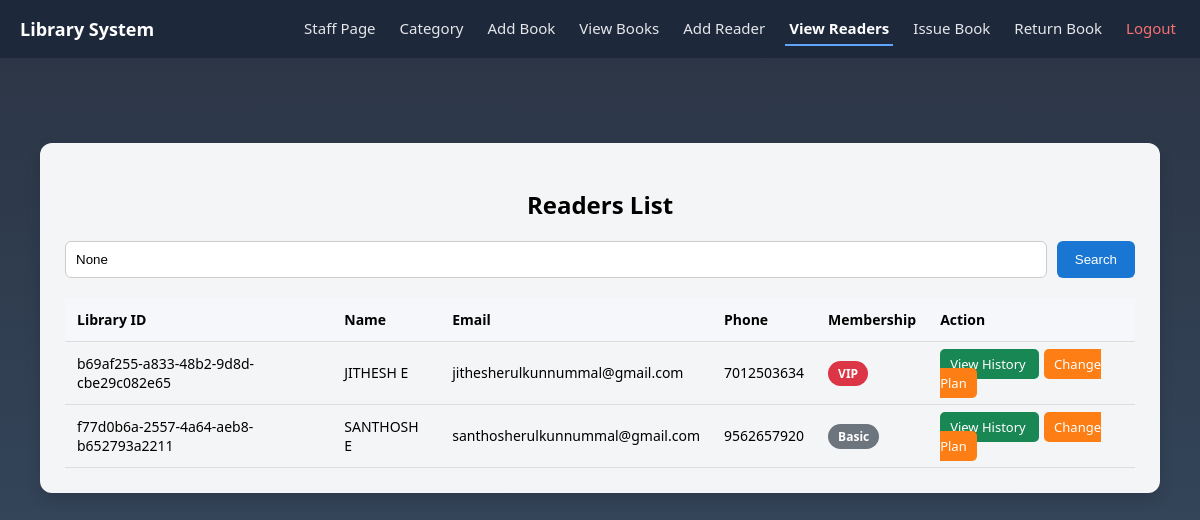
Page /view_reader/ (signed in) on the committed database.
### library_app/models.py (models this page shows, shortened)
class Reader(models.Model):
    MEMBERSHIP_CHOICES = [
        ('BASIC', 'Basic'),
        ('PREMIUM', 'Premium'),
        ('VIP', 'VIP'),
    ]
    library_id = models.UUIDField(
        default=uuid.uuid4,
        primary_key=True,
        editable=False
    )
    name = models.CharField(max_length=100)
    phone = models.CharField(max_length=13)
    email = models.EmailField(max_length=100)
    address = models.CharField(max_length=150)
    membership = models.CharField(
        max_length=10,
        choices=MEMBERSHIP_CHOICES,
        default='BASIC'
    )
    issue_limit = models.PositiveIntegerField(default=3)
    class Meta:
        db_table = 'reader'

### library_app/views.py (the view)
# urls.py: path('view_reader/', views.view_reader, name='view_reader'),
@login_required(login_url='/login/')
@never_cache
def view_reader(request):
    query = request.GET.get('q')
    readers = Reader.objects.all()
    if query:
        readers = readers.filter(
            Q(name__icontains=query) |
            Q(phone__icontains=query) |
            Q(email__icontains=query)
        )
    return render(request, 'view_reader.html', {
        'reader_data': readers,
        'query': query
    })

### library_app/templates/view_reader.html (shortened to what this page needs)
{% extends "base.html" %}
{% block content %}
<div class="container">
    <div class="card">
        <h2>Readers List</h2>
        <form method="GET" class="search-box">
            <input type="text"
                   name="q"
                   value="{{ query }}"
                   placeholder="Search by name, phone, or email">
            <button type="submit">Search</button>
        </form>
        <div class="table-wrapper">
            <table>
                <thead>
                    <tr>
                        <th>Library ID</th>
                        <th>Name</th>
                        <th>Email</th>
                        <th>Phone</th>
                        <th>Membership</th>
                        <th>Action</th>
                    </tr>
                </thead>
                <tbody>
                {% for i in reader_data %}
                    <tr>
                        <td>{{ i.library_id }}</td>
                        <td>{{ i.name }}</td>
                        <td>{{ i.email }}</td>
                        <td>{{ i.phone }}</td>
                        <td>
                            {% if i.membership == "BASIC" %}
                                <span class="badge basic">Basic</span>
                            {% elif i.membership == "PREMIUM" %}
                                <span class="badge premium">Premium</span>
                            {% else %}
                                <span class="badge vip">VIP</span>
                            {% endif %}
                        </td>
                        <td>
                            <a href="{% url 'reader_history' i.library_id %}"
                               class="action-btn history-btn">
                               View History
                            </a>
                            <a href="{% url 'change_membership' i.library_id %}"
                               class="action-btn change-btn">
                               Change Plan
                            </a>
                        </td>
                    </tr>
                {% empty %}
                    <tr>
                        <td colspan="6" class="empty">
                            No reader found
                        </td>
                    </tr>
                {% endfor %}
                </tbody>
            </table>
        </div>
    </div>
</div>
{% endblock %}

### library_app/templates/view_reader.html (style rules this page uses)
body { background: linear-gradient( rgba(20, 30, 48, 0.9), rgba(36, 59, 85, 0.9) ), url("https://images.unsplash.com/photo-1512820790803-83ca734da794"); background-size: cover; background-position: center; background-attachment: fixed; }
.container { max-width: 1200px; margin: 60px auto; padding: 0 15px; }
.card { background: rgba(255,255,255,0.95); padding: 25px; border-radius: 12px; box-shadow: 0 6px 15px rgba(0,0,0,0.15); }
h2 { margin-bottom: 20px; text-align: center; }
.search-box { display: flex; gap: 10px; margin-bottom: 20px; }
.search-box input { flex: 1; padding: 10px; border-radius: 6px; border: 1px solid #ccc; }
.search-box button { padding: 10px 18px; border: none; border-radius: 6px; background: #1976d2; color: #fff; cursor: pointer; }
.table-wrapper { overflow-x: auto; }
table { width: 100%; min-width: 900px; border-collapse: collapse; }
th, td { padding: 12px; border-bottom: 1px solid #ddd; text-align: left; font-size: 14px; }
th { background: #f5f7fa; font-weight: 600; }
.badge { padding: 4px 10px; border-radius: 20px; font-size: 12px; font-weight: 600; color: white; }
.basic { background: #6c757d; }
.vip { background: #dc3545; }
.action-btn { padding: 6px 10px; border-radius: 5px; text-decoration: none; font-size: 13px; color: white; margin-right: 5px; }
.history-btn { background: #198754; }
.change-btn { background: #fd7e14; }

### rows in the picture
Reader: library_id "b69af255-a833-48b2-9d8d-cbe29c082e65", name "JITHESH E", email "jithesherulkunnummal@gmail.com", phone "7012503634", membership "VIP"
Reader: library_id "f77d0b6a-2557-4a64-aeb8-b652793a2211", name "SANTHOSH E", email "santhosherulkunnummal@gmail.com", phone "9562657920", membership "Basic"
